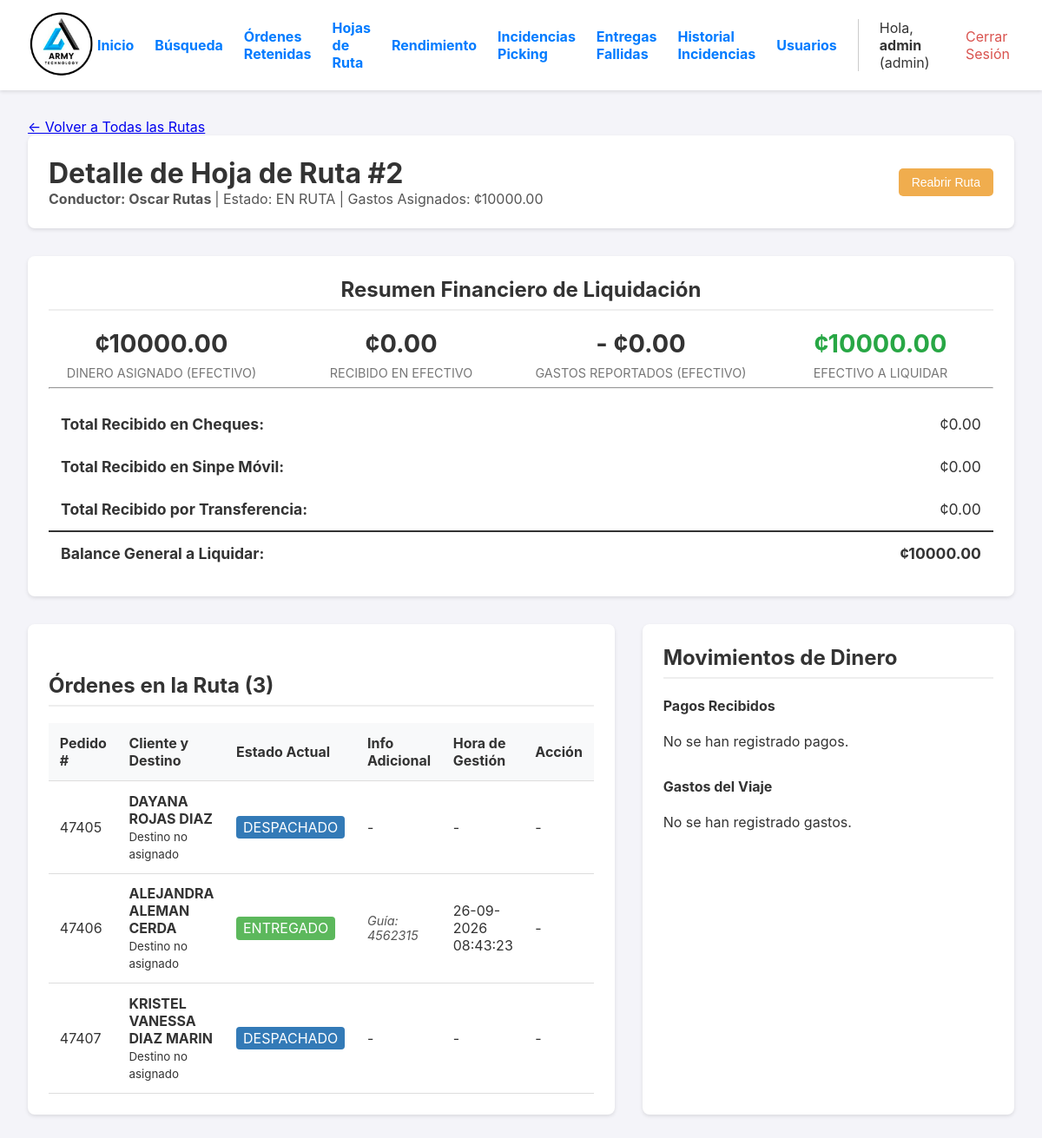
Page /ruta/2 (signed in) on the earlier database version.
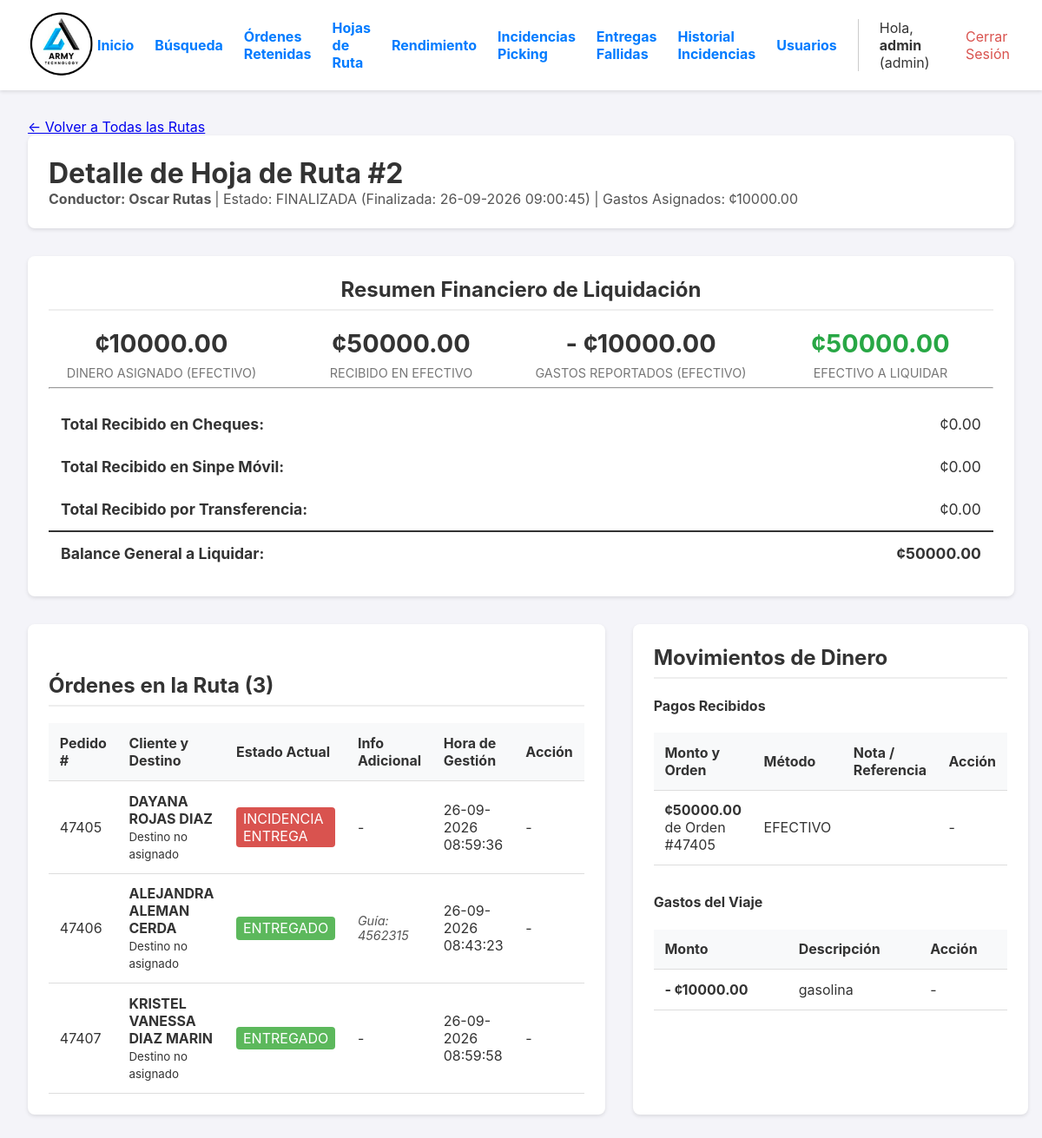
Same page on the later database version.
### app.py (models this page shows, shortened)
class HojaDeRuta(db.Model):
    __tablename__ = 'hoja_de_ruta'
    id = db.Column(db.Integer, primary_key=True)
    fecha_creacion = db.Column(db.DateTime, default=datetime.datetime.utcnow)
    estado = db.Column(db.String(20), nullable=False, default='EN_PREPARACION')
    gastos_asignados = db.Column(db.Float, nullable=False, default=0.0)
    ordenes = db.relationship('Orden', backref='hoja_de_ruta', lazy='dynamic')
    transacciones = db.relationship('Transaccion', backref='hoja_de_ruta', lazy='dynamic', cascade="all, delete-orphan")
    gastos_viaje = db.relationship('GastoViaje', backref='hoja_de_ruta', lazy='dynamic', cascade="all, delete-orphan")
    fecha_finalizacion = db.Column(db.DateTime, nullable=True)
    tipo_entrega = db.Column(db.String(20), nullable=False, default='INTERNA') # Valores: 'INTERNA', 'EXTERNA'
    conductor_id = db.Column(db.Integer, db.ForeignKey('user.id'), nullable=True) # Ahora es opcional
    conductor = db.relationship('User', backref='hojas_de_ruta')
    nombre_transportista = db.Column(db.String(100), nullable=True) # Ej: "Guatex", "Cargo Expreso"
    nombre_receptor = db.Column(db.String(100), nullable=True)     # Nombre de la persona que recibe
    id_receptor = db.Column(db.String(50), nullable=True)          # DPI, Cédula, etc.

class Orden(db.Model):
    id = db.Column(db.Integer, primary_key=True)
    numero_pedido = db.Column(db.String(50), unique=True, nullable=False)
    cliente_nombre = db.Column(db.String(200), nullable=False)
    cliente_direccion = db.Column(db.String(300), nullable=True)
    estado = db.Column(db.String(30), nullable=False, default='PENDIENTE')
    fecha_creacion = db.Column(db.DateTime, nullable=False, default=datetime.datetime.utcnow)
    lote_id = db.Column(db.Integer, db.ForeignKey('lote_picking.id'), nullable=True)
    items = db.relationship('ItemOrden', backref='orden', lazy=True, cascade="all, delete-orphan")
    fecha_inicio_picking = db.Column(db.DateTime, nullable=True)
    fecha_fin_picking = db.Column(db.DateTime, nullable=True)
    fecha_fin_packing = db.Column(db.DateTime, nullable=True)
    fecha_despacho = db.Column(db.DateTime, nullable=True)
    packer_id = db.Column(db.Integer, db.ForeignKey('user.id', ondelete='SET NULL'), nullable=True)
    packer = db.relationship('User', foreign_keys=[packer_id])
    devolucion_confirmada = db.Column(db.Boolean, default=False, nullable=False)
    bultos = db.relationship('Bulto', backref='orden', cascade="all, delete-orphan")
    hoja_de_ruta_id = db.Column(db.Integer, db.ForeignKey('hoja_de_ruta.id'), nullable=True)
    destino_id = db.Column(db.Integer, db.ForeignKey('destino.id'), nullable=True)
    destino = db.relationship('Destino', backref='ordenes')
    guia_encomienda = db.Column(db.String(100), nullable=True)
    nota_entrega = db.Column(db.Text, nullable=True)
    fecha_entrega_final = db.Column(db.DateTime, nullable=True)
    nota_bodega = db.Column(db.Text, nullable=True)

class Transaccion(db.Model):
    __tablename__ = 'transaccion'
    id = db.Column(db.Integer, primary_key=True)
    hoja_de_ruta_id = db.Column(db.Integer, db.ForeignKey('hoja_de_ruta.id'), nullable=False)
    orden_id = db.Column(db.Integer, db.ForeignKey('orden.id'), nullable=True) # <-- Asegúrate de que sea nullable=True
    orden = db.relationship('Orden')
    monto_recibido = db.Column(db.Float, nullable=False)
    metodo_pago = db.Column(db.String(30), nullable=False, default='EFECTIVO')
    nota = db.Column(db.Text, nullable=True)
    fecha_registro = db.Column(db.DateTime, default=datetime.datetime.utcnow)

class GastoViaje(db.Model):
    __tablename__ = 'gasto_viaje'
    id = db.Column(db.Integer, primary_key=True)
    hoja_de_ruta_id = db.Column(db.Integer, db.ForeignKey('hoja_de_ruta.id'), nullable=False)
    monto_gastado = db.Column(db.Float, nullable=False)
    descripcion = db.Column(db.Text, nullable=False)
    fecha_registro = db.Column(db.DateTime, default=datetime.datetime.utcnow)

### app.py (the view)
@app.route('/ruta/<int:ruta_id>')
@login_required
@logistica_required
def detalle_ruta(ruta_id):
    ruta_query = db.select(HojaDeRuta).where(HojaDeRuta.id == ruta_id).options(joinedload(HojaDeRuta.conductor))
    ruta = db.session.execute(ruta_query).scalar_one_or_none()
    if not ruta:
        abort(404)
    ordenes_asignadas = db.session.execute(db.select(Orden).where(Orden.hoja_de_ruta_id == ruta.id).options(joinedload(Orden.destino)).order_by(Orden.numero_pedido)).scalars().all()
    ordenes_disponibles = []
    if ruta.estado == 'EN_PREPARACION':
        ordenes_disponibles = db.session.execute(db.select(Orden).filter(Orden.estado == 'LISTO_PARA_DESPACHO', Orden.hoja_de_ruta_id.is_(None)).order_by(Orden.fecha_creacion.asc())).scalars().all()
    transacciones_ruta = db.session.execute(db.select(Transaccion).where(Transaccion.hoja_de_ruta_id == ruta.id)).scalars().all()
    gastos_ruta = db.session.execute(db.select(GastoViaje).where(GastoViaje.hoja_de_ruta_id == ruta.id)).scalars().all()
    total_recibido = 0
    desglose_pagos = {'EFECTIVO': 0.0, 'CHEQUE': 0.0, 'SINPE_MOVIL': 0.0, 'TRANSFERENCIA_BANCARIA': 0.0}
    for t in transacciones_ruta:
        total_recibido += t.monto_recibido
        if t.metodo_pago in desglose_pagos:
            desglose_pagos[t.metodo_pago] += t.monto_recibido
    total_gastado = sum(g.monto_gastado for g in gastos_ruta)
    balance = (ruta.gastos_asignados + total_recibido) - total_gastado
    return render_template(
        'detalle_ruta.html',
        ruta=ruta,
        ordenes_asignadas=ordenes_asignadas,
        ordenes_disponibles=ordenes_disponibles,
        transacciones=transacciones_ruta,
        gastos=gastos_ruta,
        total_recibido=total_recibido,
        desglose_pagos=desglose_pagos,
        total_gastado=total_gastado,
        balance=balance
    )

### app.py (called while the page is built)
def logistica_required(f):
    @wraps(f)
    def decorated_function(*args, **kwargs):
        if not current_user.is_authenticated or current_user.role not in ['admin', 'operario', 'garantias']:
            flash('Se requiere rol de Administrador, Operario o Garantías para acceder a esta página.', 'error')
            return redirect(url_for('dashboard'))
        return f(*args, **kwargs)
    return decorated_function

@login_manager.user_loader
def load_user(user_id):
    return db.session.get(User, int(user_id))

@app.template_filter('localtime')
def to_localtime_filter(utc_datetime):
    if not utc_datetime: return ""
    local_tz = pytz.timezone('America/Costa_Rica')
    local_dt = utc_datetime.replace(tzinfo=pytz.utc).astimezone(local_tz)
    return local_dt.strftime('%d-%m-%Y %H:%M:%S')

### templates/detalle_ruta.html (shortened to what the changed rows need)
{% extends "layout.html" %}
{% block content %}
<div class="ruta-header">
    <div>
        <h1>Detalle de Hoja de Ruta #{{ ruta.id }}</h1>
        <p style="margin:0; color:#555;">
            <strong>
            </strong> |
            Estado: {{ ruta.estado.replace('_', ' ') }}
            {% if ruta.fecha_finalizacion %}
                (Finalizada: {{ ruta.fecha_finalizacion|localtime }})
            {% endif %}
            | Gastos Asignados: ¢{{ '%.2f'|format(ruta.gastos_asignados) }}
        </p>
    </div>
    <div class="header-actions">
        {% if ruta.estado == 'EN_PREPARACION' %}
        <form action="{{ url_for('iniciar_ruta', ruta_id=ruta.id) }}" method="POST" class="form-iniciar-ruta" onsubmit="return confirm('¿Está seguro? Esta acción guardará los gastos y llevará a la pantalla de verificación.');">
            <div class="form-group">
                <input type="number" name="gastos_asignados" value="{{ '%.2f'|format(ruta.gastos_asignados) }}"
                       step="0.01" min="0" required title="Gastos asignados para la ruta">
            </div>
            <button type="submit" class="action-btn start-route-btn">Verificar e Iniciar Ruta</button>
        </form>
        {% elif ruta.estado == 'EN_RUTA' %}
        <form action="{{ url_for('reabrir_ruta', ruta_id=ruta.id) }}" method="POST" onsubmit="return confirm('¿Reabrir esta ruta para edición? Esto solo es posible si el conductor no ha iniciado las entregas.');">
            <button type="submit" class="action-btn" style="background-color: #f0ad4e;">Reabrir Ruta</button>
        </form>
        {% endif %}
    </div>
</div>
<div class="grid-column resumen-financiero">
    <h2>Resumen Financiero de Liquidación</h2>
    <div class="resumen-grid">
        <div><div class="valor">¢{{ '%.2f'|format(ruta.gastos_asignados) }}</div><div class="etiqueta">Dinero Asignado (Efectivo)</div></div>
        <div><div class="valor">¢{{ '%.2f'|format(desglose_pagos.EFECTIVO) }}</div><div class="etiqueta">Recibido en Efectivo</div></div>
        <div><div class="valor">- ¢{{ '%.2f'|format(total_gastado) }}</div><div class="etiqueta">Gastos Reportados (Efectivo)</div></div>
        <div>
            {% set efectivo_a_liquidar = ruta.gastos_asignados + desglose_pagos.EFECTIVO - total_gastado %}
            <div class="valor {{ 'balance-positivo' if efectivo_a_liquidar >= 0 else 'balance-negativo' }}">¢{{ '%.2f'|format(efectivo_a_liquidar) }}</div>
            <div class="etiqueta">Efectivo a Liquidar</div>
        </div>
    </div>
    <table style="text-align: left; margin-top: 1rem; font-size: 1.1rem; border: none;">
        <tr style="border-top: 2px solid #333; font-weight: bold;"><td style="border: none;">Balance General a Liquidar:</td><td style="text-align: right; border: none;">¢{{ '%.2f'|format(balance) }}</td></tr>
    </table>
</div>
<div class="ruta-grid" style="margin-top: 2rem;">
    <div class="grid-column">
        <h2 style="margin-top: 2rem;">Órdenes en la Ruta ({{ ordenes_asignadas|length }})</h2>
        {% if ordenes_asignadas %}
        <table>
            <thead>
                <tr>
                    <th>Pedido #</th>
                    <th>Cliente y Destino</th>
                    <th>Estado Actual</th>
                    <th>Info Adicional</th>
                    <th>Hora de Gestión</th>
                    <th>Acción</th>
                </tr>
            </thead>
            <tbody>
                {% for orden in ordenes_asignadas %}
                <tr>
                    <td>{{ orden.numero_pedido }}</td>
                    <td>
                        <strong>{{ orden.cliente_nombre }}</strong><br>
                        <small>{{ orden.destino.nombre if orden.destino else 'Destino no asignado' }}</small>
                    </td>
                    <td><span class="estado-{{ orden.estado }}">{{ orden.estado.replace('_', ' ') }}</span></td>
                    <td>
                        {% if orden.guia_encomienda %}
                            <div class="guia-info">Guía: {{ orden.guia_encomienda }}</div>
                        {% else %}
                            -
                        {% endif %}
                    </td>
                    <td>
                        {{ orden.fecha_entrega_final|localtime if orden.fecha_entrega_final else '-' }}
                    </td>
                    <td>
                        {% if ruta.estado == 'EN_PREPARACION' %}
                        <form action="{{ url_for('quitar_orden_de_ruta', orden_id=orden.id) }}" method="POST" onsubmit="return confirm('¿Quitar esta orden de la ruta?');">
                            <button type="submit" class="remove-btn">Quitar</button>
                        </form>
                        {% else %}
                            -
                        {% endif %}
                    </td>
                </tr>
                {% endfor %}
            </tbody>
        </table>
        {% else %}
        <p>Aún no se han añadido órdenes a esta hoja de ruta.</p>
        {% endif %}
    </div>
    <div class="grid-column">
        <h2>Movimientos de Dinero</h2>
        <h4>Pagos Recibidos</h4>
        {% if transacciones %}
            <table>
                <thead><tr><th>Monto y Orden</th><th>Método</th><th>Nota / Referencia</th><th>Acción</th></tr></thead>
                <tbody>
                {% for t in transacciones %}
                    <tr>
                        <td><strong>¢{{ '%.2f'|format(t.monto_recibido) }}</strong> {% if t.orden %}de Orden #{{ t.orden.numero_pedido }}{% else %}(Cobro Adicional){% endif %}</td>
                        <td>{{ t.metodo_pago.replace('_', ' ') }}</td>
                        <td><small>{{ t.nota or '' }}</small></td>
                        <td>
                            {% if current_user.role == 'admin' and ruta.estado not in ['FINALIZADA', 'ARCHIVADA'] %}
                                <a href="{{ url_for('editar_transaccion', transaccion_id=t.id) }}" class="action-btn" style="background-color: #f0ad4e; font-size: 12px; padding: 4px 8px;">Editar</a>
                                <form action="{{ url_for('borrar_transaccion', transaccion_id=t.id) }}" method="POST" style="display: inline;" onsubmit="return confirm('¿Eliminar este registro de pago?');">
                                    <button type="submit" class="remove-btn" style="font-size: 12px; padding: 4px 8px;">Borrar</button>
                                </form>
                            {% else %}
                                -
                            {% endif %}
                        </td>
                    </tr>
                {% endfor %}
                </tbody>
            </table>
        {% else %}
            <p>No se han registrado pagos.</p>
        {% endif %}
        <h4 style="margin-top: 2rem;">Gastos del Viaje</h4>
    {% if gastos %}
        <table>
            <thead><tr><th>Monto</th><th>Descripción</th><th>Acción</th></tr></thead>
            <tbody>
            {% for g in gastos %}
                <tr>
                    <td><strong>- ¢{{ '%.2f'|format(g.monto_gastado) }}</strong></td>
                    <td>{{ g.descripcion }}</td>
                    <td>
                    {% if current_user.role == 'admin' and ruta.estado not in ['FINALIZADA', 'ARCHIVADA'] %}
                        <a href="{{ url_for('editar_gasto', gasto_id=g.id) }}" class="action-btn" style="background-color: #f0ad4e; font-size: 12px; padding: 4px 8px;">Editar</a>
                         <form action="{{ url_for('borrar_gasto', gasto_id=g.id) }}" method="POST" style="display: inline;" onsubmit="return confirm('¿Eliminar este registro de gasto?');">
                            <button type="submit" class="remove-btn" style="font-size: 12px; padding: 4px 8px;">Borrar</button>
                        </form>
                    {% else %}
                        -
                    {% endif %}
                    </td>
                </tr>
            {% endfor %}
            </tbody>
        </table>
    {% else %}
        <p>No se han registrado gastos.</p>
    {% endif %}
    </div>
</div>
{% endblock %}

Differences in the rows shown:
changed HojaDeRuta id 2: estado.replace "EN RUTA" → "FINALIZADA"; fecha_finalizacion (not shown) → "26-09-2026 09:00:45"; estado "EN_RUTA" → "FINALIZADA" (drawn)
changed Orden "DAYANA ROJAS DIAZ": estado "DESPACHADO" → "INCIDENCIA_ENTREGA" (drawn); estado.replace "DESPACHADO" → "INCIDENCIA ENTREGA"; fecha_entrega_final "-" → "26-09-2026 08:59:36"
changed Orden "KRISTEL VANESSA DIAZ MARIN": estado "DESPACHADO" → "ENTREGADO" (drawn); estado.replace "DESPACHADO" → "ENTREGADO"; fecha_entrega_final "-" → "26-09-2026 08:59:58"
added Transaccion: monto_recibido "50000.00", orden.numero_pedido "47405", metodo_pago.replace "EFECTIVO"
added GastoViaje: monto_gastado "10000.00", descripcion "gasolina"
Other differences:
{{ '%.2f'|format(desglose_pagos.EFECTIVO) }}: "0.00" → "50000.00"
{{ '%.2f'|format(total_gastado) }}: "0.00" → "10000.00"
{{ '%.2f'|format(efectivo_a_liquidar) }}: "10000.00" → "50000.00"
{{ '%.2f'|format(balance) }}: "10000.00" → "50000.00"
text no longer shown: "Reabrir Ruta No se han registrado pagos. No se han registrado gastos."
text now shown: "(Finalizada: ) Monto y Orden Método Nota / Referencia Acción Monto Descripción Acción"
